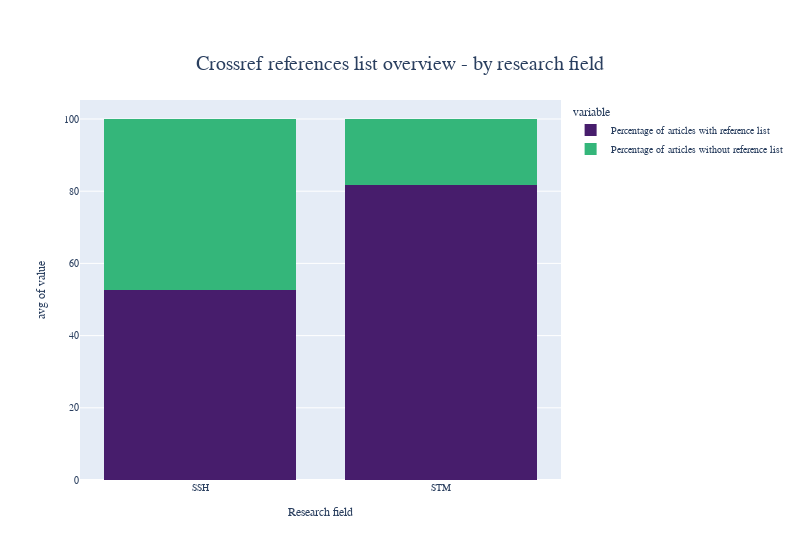

The cell this chart's notebook holds for it:
### Code cell
frame10 = frame.copy()
frame10 = frame10.groupby('subject').sum()
frame10 =frame10.apply(lambda x: pd.to_numeric(x, errors='coerce'))
frame10['perc_ref_nodoi'] = (frame10['ref-undefined']/frame10['ref-num'])*100
frame10['perc_ref_doi'] = 100 - frame10['perc_ref_nodoi']
fig = px.histogram(frame10, x=frame10.index, y= ['perc_ref_doi', 'perc_ref_nodoi'], barmode='stack', histfunc='avg', width=800,
color_discrete_sequence= ['#471D6C', '#34B67A'] ,
 labels={ "subject": "Research field", "perc_ref_nodoi": "% reference without DOI", "perc_ref_doi": "% reference with DOI"},
 title="Crossref references list overview - by research field")

newnames = {'perc_ref_doi': "Percentage of articles with reference list", 'perc_ref_nodoi': "Percentage of articles without reference list"}
fig.for_each_trace(lambda t: t.update(name = newnames[t.name],
                                      legendgroup = newnames[t.name],
                                      hovertemplate = t.hovertemplate.replace(t.name, newnames[t.name])
                                     )
                  )

fig.update_layout(
    font_family="sans-serif",
    title_font_size=20,
    font_size=10,
    title = {'xanchor': 'center', 'y':0.9,'x':0.5},
)
fig.show()

fig.write_image("images/fig5.png")

### Figure 1 — Plotly figure (JSON) as saved in the notebook; plotly's stock layout.template omitted (floating-point values rounded to 4 significant figures)
{"data": [{"alignmentgroup": "True", "bingroup": "x", "histfunc": "avg", "hovertemplate": "variable=Percentage of articles with reference list<br>Research field=%{x}<br>avg of value=%{y}<extra></extra>", "legendgroup": "Percentage of articles with reference list", "marker": {"color": "#471D6C", "pattern": {"shape": ""}}, "name": "Percentage of articles with reference list", "offsetgroup": "perc_ref_doi", "orientation": "v", "showlegend": true, "type": "histogram", "x": ["SSH", "STM"], "xaxis": "x", "y": [52.55, 81.69], "yaxis": "y"}, {"alignmentgroup": "True", "bingroup": "x", "histfunc": "avg", "hovertemplate": "variable=Percentage of articles without reference list<br>Research field=%{x}<br>avg of value=%{y}<extra></extra>", "legendgroup": "Percentage of articles without reference list", "marker": {"color": "#34B67A", "pattern": {"shape": ""}}, "name": "Percentage of articles without reference list", "offsetgroup": "perc_ref_nodoi", "orientation": "v", "showlegend": true, "type": "histogram", "x": ["SSH", "STM"], "xaxis": "x", "y": [47.45, 18.31], "yaxis": "y"}], "layout": {"barmode": "stack", "font": {"family": "sans-serif", "size": 10}, "legend": {"title": {"text": "variable"}, "tracegroupgap": 0}, "title": {"font": {"size": 20}, "text": "Crossref references list overview - by research field", "x": 0.5, "xanchor": "center", "y": 0.9}, "width": 800, "xaxis": {"anchor": "y", "domain": [0, 1], "title": {"text": "Research field"}}, "yaxis": {"anchor": "x", "domain": [0, 1], "title": {"text": "avg of value"}}}}
